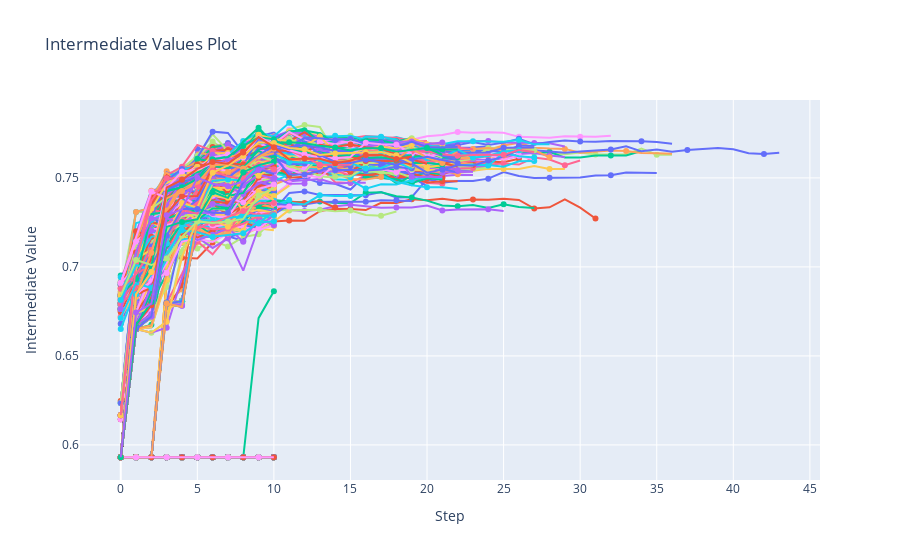

Notebook cell for this chart:
### Code cell
plot_intermediate_values(study)
